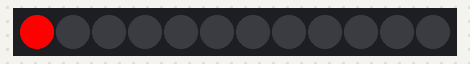
A sketch run on a simulated Arduino Uno, built with avr-gcc and run on an emulated ATmega328P. On the bench: 12 RGB LEDs in strip order, left to right.

Above: at 0.01 s.
At 0.77 s:
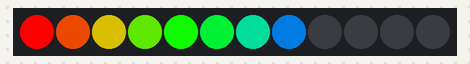
At 1.52 s:
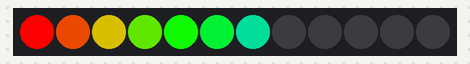

The sketch:

mary-upload-pattern.ino
```cpp
// Mary wrote this originally to simulate "program loading" status pattern
// Then she added both up and down directions and also added multiple colors

#include <Adafruit_NeoPixel.h>
#define LEDPIN 12
#define NUMBER_PIEXELS 12
Adafruit_NeoPixel strip = Adafruit_NeoPixel(NUMBER_PIEXELS, LEDPIN, NEO_GRB + NEO_KHZ800);

void setup() {
    strip.begin();
    Serial.begin(9600);
}

void loop() {
    int color=0;

    // turn each pixel on going up the strip
    for (int i=0; i<strip.numPixels(); i++) {
        strip.setPixelColor(i, Wheel(color));
        strip.show();
        delay(50);
        color=color+20;  // add a bit to our current color
   }

   // turn each pixel off going down the strip
   for (int j=strip.numPixels()-1; j>=0; j--) {
       strip.setPixelColor(j, 0, 0, 0);
       strip.show();
       delay(50);
   }
}

uint32_t Wheel(byte WheelPos) {
  WheelPos = 255 - WheelPos;
  if(WheelPos < 85) {
   return strip.Color(255 - WheelPos * 3, 0, WheelPos * 3);
  } else if(WheelPos < 170) {
    WheelPos -= 85;
   return strip.Color(0, WheelPos * 3, 255 - WheelPos * 3);
  } else {
   WheelPos -= 170;
   return strip.Color(WheelPos * 3, 255 - WheelPos * 3, 0);
  }
}
```

Measured:
- by itself, everything shown: repeats every 1.2 s, in 24 steps
